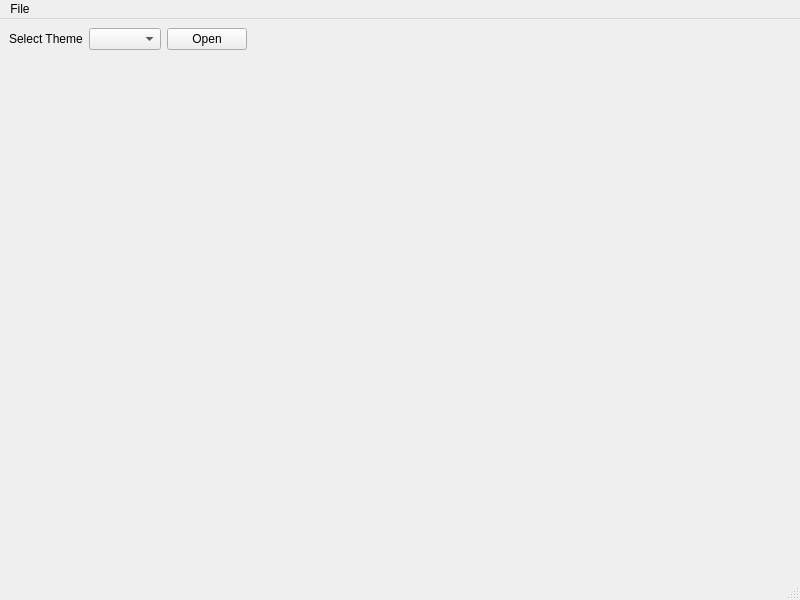
<?xml version="1.0" encoding="UTF-8"?>
<ui version="4.0">
 <class>MainWindow</class>
 <widget class="QMainWindow" name="MainWindow">
  <property name="geometry">
   <rect>
    <x>0</x>
    <y>0</y>
    <width>800</width>
    <height>600</height>
   </rect>
  </property>
  <property name="windowTitle">
   <string>MainWindow</string>
  </property>
  <widget class="QWidget" name="centralwidget">
   <layout class="QGridLayout" name="gridLayout">
    <item row="0" column="0">
     <layout class="QHBoxLayout" name="horizontalLayout">
      <item>
       <widget class="QLabel" name="label">
        <property name="text">
         <string>Select Theme</string>
        </property>
       </widget>
      </item>
      <item>
       <widget class="QComboBox" name="comboBox"/>
      </item>
      <item>
       <widget class="QPushButton" name="pushButton">
        <property name="text">
         <string>Open</string>
        </property>
       </widget>
      </item>
      <item>
       <spacer name="horizontalSpacer">
        <property name="orientation">
         <enum>Qt::Horizontal</enum>
        </property>
        <property name="sizeHint" stdset="0">
         <size>
          <width>40</width>
          <height>20</height>
         </size>
        </property>
       </spacer>
      </item>
     </layout>
    </item>
    <item row="1" column="0">
     <layout class="QVBoxLayout" name="verticalLayout">
      <item>
       <spacer name="verticalSpacer">
        <property name="orientation">
         <enum>Qt::Vertical</enum>
        </property>
        <property name="sizeHint" stdset="0">
         <size>
          <width>20</width>
          <height>40</height>
         </size>
        </property>
       </spacer>
      </item>
     </layout>
    </item>
   </layout>
  </widget>
  <widget class="QMenuBar" name="menubar">
   <property name="geometry">
    <rect>
     <x>0</x>
     <y>0</y>
     <width>800</width>
     <height>26</height>
    </rect>
   </property>
   <widget class="QMenu" name="menuFile">
    <property name="title">
     <string>File</string>
    </property>
    <addaction name="actionOpen_CSV"/>
    <addaction name="actionExit"/>
   </widget>
   <addaction name="menuFile"/>
  </widget>
  <widget class="QStatusBar" name="statusbar"/>
  <action name="actionOpen_CSV">
   <property name="text">
    <string>Open CSV</string>
   </property>
  </action>
  <action name="actionExit">
   <property name="text">
    <string>Exit</string>
   </property>
  </action>
 </widget>
 <resources/>
 <connections/>
</ui>
